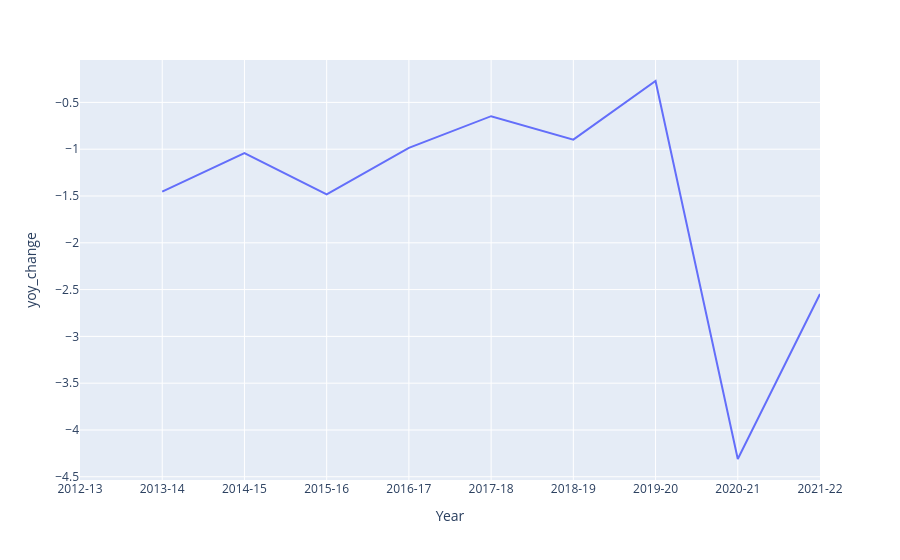

Source (notebook cell):
### Code cell
## YoY Change Over time
px.line(nationwide_trends, x='Year', y='yoy_change')

### Figure 1 — Plotly figure (JSON) as saved in the notebook; plotly's stock layout.template omitted (floating-point values rounded to 4 significant figures)
{"data": [{"hovertemplate": "Year=%{x}<br>yoy_change=%{y}<extra></extra>", "legendgroup": "", "line": {"color": "#636efa", "dash": "solid"}, "marker": {"symbol": "circle"}, "mode": "lines", "name": "", "orientation": "v", "showlegend": false, "type": "scatter", "x": ["2012-13", "2013-14", "2014-15", "2015-16", "2016-17", "2017-18", "2018-19", "2019-20", "2020-21", "2021-22"], "xaxis": "x", "y": [NaN, -1.453, -1.041, -1.482, -0.9859, -0.6473, -0.8978, -0.2714, -4.31, -2.547], "yaxis": "y"}], "layout": {"legend": {"tracegroupgap": 0}, "margin": {"t": 60}, "xaxis": {"anchor": "y", "domain": [0, 1], "title": {"text": "Year"}}, "yaxis": {"anchor": "x", "domain": [0, 1], "title": {"text": "yoy_change"}}}}
